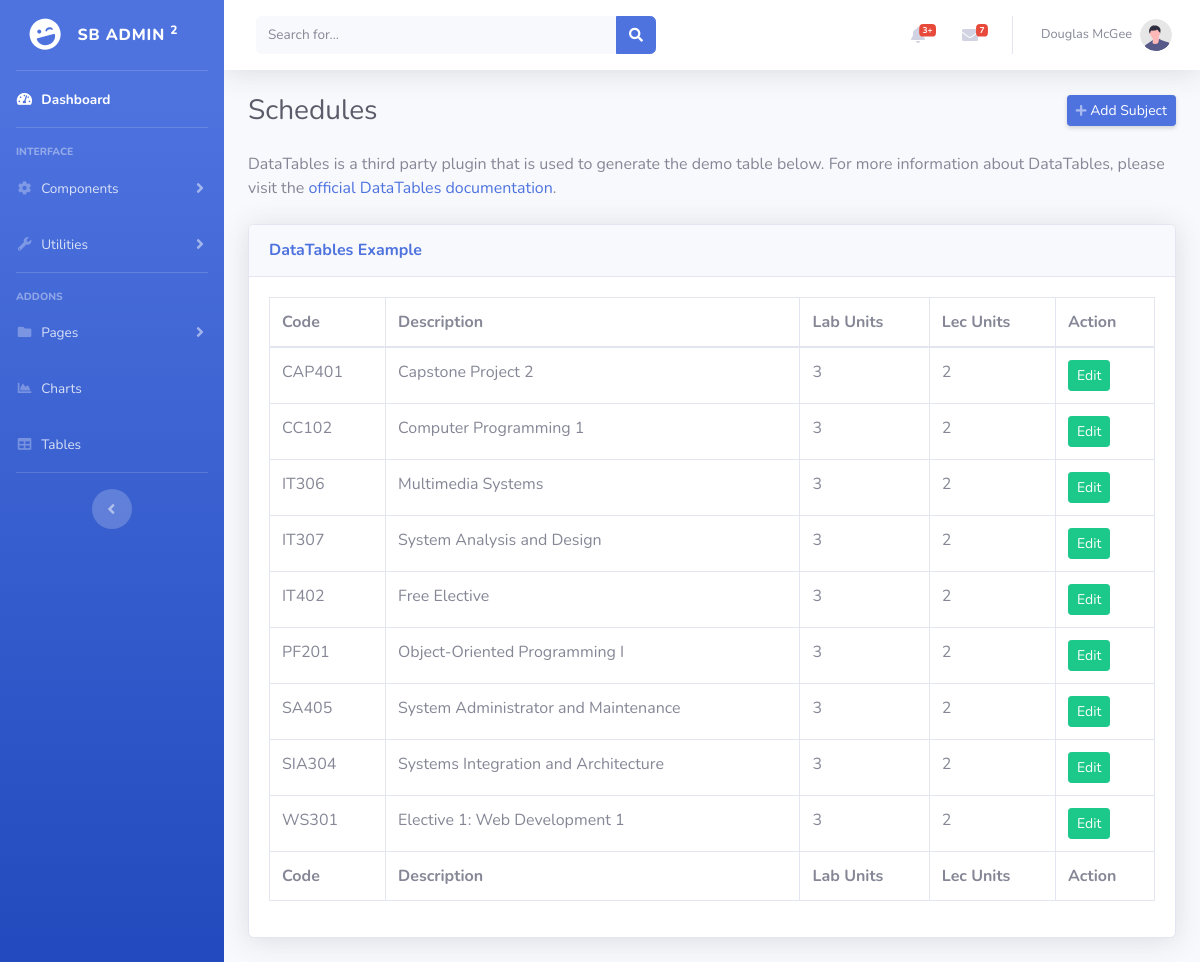
The page /admin/subject-table.php on the database as committed earlier.
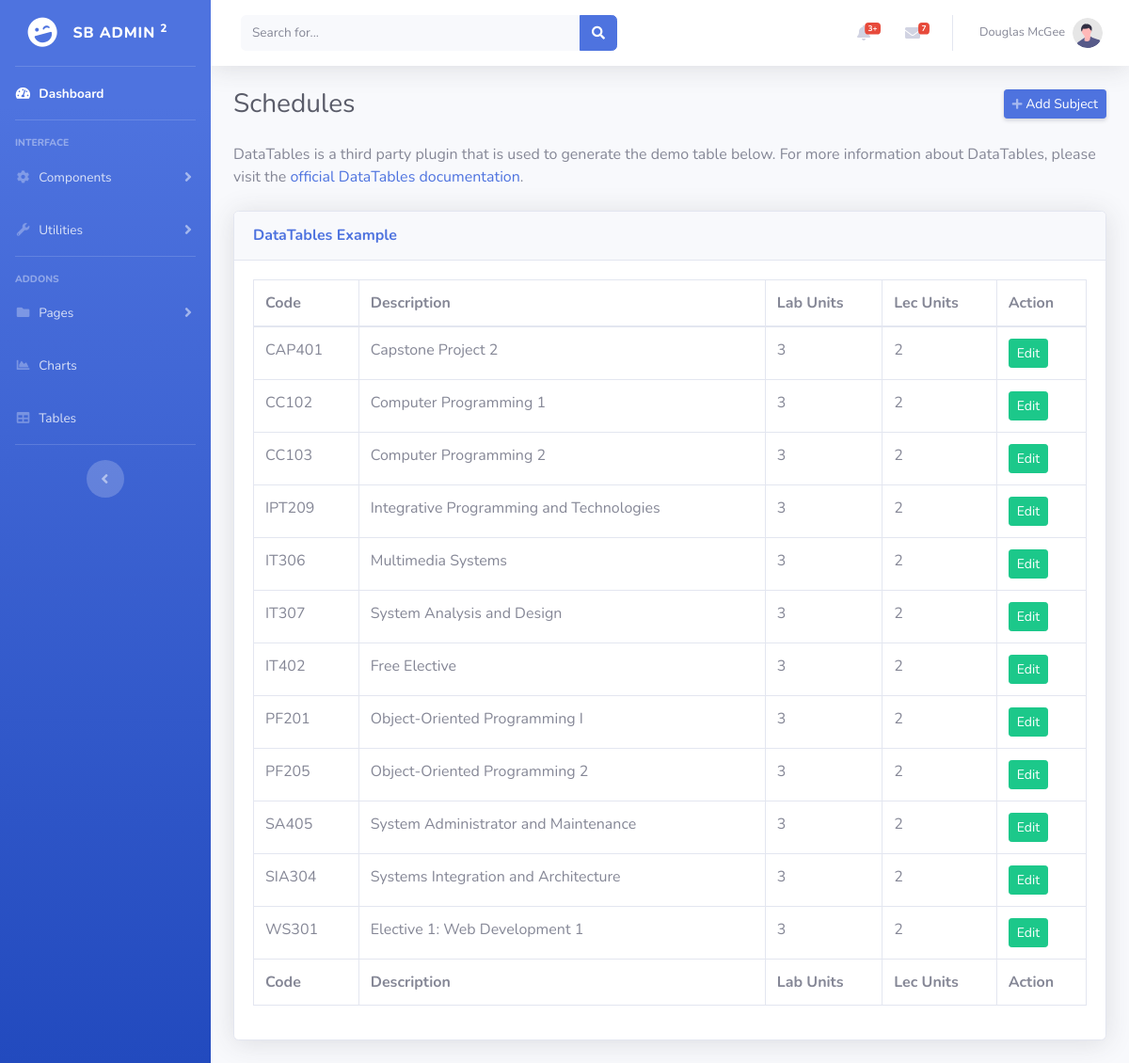
The same page on the database as committed later.
### tables this page shows
CREATE TABLE `tbl_subject` (
  `sbj_id` int(10) NOT NULL,
  `sbj_code` varchar(20) NOT NULL,
  `sbj_desc` varchar(300) NOT NULL,
  `lab_units` int(10) NOT NULL,
  `lec_units` int(10) NOT NULL
);

### admin/subject-table.php (the view, shortened to what this page needs)
<?php
include_once '../templates/header.php';
?>
                <div class="container-fluid">
                <div class="d-sm-flex align-items-center justify-content-between mb-4">
                        <h1 class="h3 mb-0 text-gray-800">Schedules</h1>
                        <a href="add-subject.php" class="d-none d-sm-inline-block btn btn-sm btn-primary shadow-sm"><i
                                class="fas fa-plus fa-sm text-white-50"></i> Add Subject</a>
                    </div>
                    <p class="mb-4">DataTables is a third party plugin that is used to generate the demo table below.
                        For more information about DataTables, please visit the <a target="_blank"
                            href="https://datatables.net">official DataTables documentation</a>.</p>
                    <div class="card shadow mb-4">
                        <div class="card-header py-3">
                            <h6 class="m-0 font-weight-bold text-primary">DataTables Example</h6>
                        </div>
                        <div class="card-body">
                            <div class="table-responsive">
                                <table class="table table-bordered" id="dataTable" width="100%" cellspacing="0">
                                    <thead>
                                        <tr>
                                        <th>Code</th>
                                        <th>Description</th>
                                        <th>Lab Units</th>
                                        <th>Lec Units</th>
                                        <th>Action</th>
                                        </tr>
                                    </thead>
                                    <tfoot>
                                        <tr>
                                        <th>Code</th>
                                        <th>Description</th>
                                        <th>Lab Units</th>
                                        <th>Lec Units</th>
                                        <th>Action</th>
                                        </tr>
                                    </tfoot>
                                    <tbody>
                                    <?php
                                        $database = new Connection();
                                        $db = $database->open();
                                        try{
                                            $sql = 'SELECT * FROM tbl_subject ORDER BY sbj_code ASC';
                                            foreach ($db->query($sql) as $row) {
                                            ?>
                                                <tr>
                                                    <td><?php echo $row["sbj_code"]?></td>
                                                    <td><?php echo $row["sbj_desc"]?></td>
                                                    <td><?php echo $row["lab_units"]?></td>
                                                    <td><?php echo $row["lec_units"]?></td>
                                                    <td>
                                                    <a href="#edit_<?php echo $row['sbj_id']; ?>" class="btn btn-success btn-sm" data-toggle="modal"><span class="glyphicon glyphicon-edit"></span> Edit</a>
                                                    </td>
                                                </tr>
                                                <?php
                                            }
                                        }
                                        catch(PDOException $e){
                                            echo "There is some problem in connection: " . $e->getMessage();
                                        }
                                    ?>
                                    </tbody>
                                </table>
                            </div>
                        </div>
                    </div>
                </div>
<?php
include_once '../templates/footer.php';
?>

Rows that differ between the two databases and show on the page:
added tbl_subject: sbj_code "CC103", sbj_desc "Computer Programming 2", lab_units "3", lec_units "2"
added tbl_subject: sbj_code "IPT209", sbj_desc "Integrative Programming and Technologies", lab_units "3", lec_units "2"
added tbl_subject: sbj_code "PF205", sbj_desc "Object-Oriented Programming 2", lab_units "3", lec_units "2"
